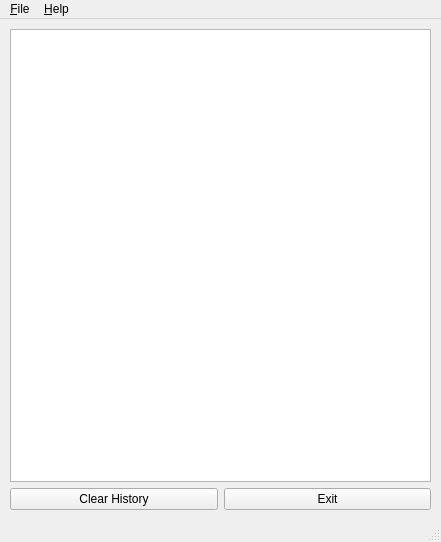
<?xml version="1.0" encoding="UTF-8"?>
<ui version="4.0">
 <class>rxSectUDP</class>
 <widget class="QMainWindow" name="rxSectUDP">
  <property name="geometry">
   <rect>
    <x>0</x>
    <y>0</y>
    <width>441</width>
    <height>542</height>
   </rect>
  </property>
  <property name="windowTitle">
   <string>UDP Reception</string>
  </property>
  <widget class="QWidget" name="centralwidget">
   <widget class="QWidget" name="layoutWidget">
    <property name="geometry">
     <rect>
      <x>10</x>
      <y>10</y>
      <width>421</width>
      <height>481</height>
     </rect>
    </property>
    <layout class="QGridLayout" name="gridLayout">
     <item row="0" column="0">
      <widget class="QTextBrowser" name="statusLabel"/>
     </item>
     <item row="1" column="0">
      <layout class="QHBoxLayout" name="horizontalLayout">
       <item>
        <widget class="QPushButton" name="dispClear">
         <property name="text">
          <string>Clear History</string>
         </property>
        </widget>
       </item>
       <item>
        <widget class="QPushButton" name="closeBtn">
         <property name="text">
          <string>Exit</string>
         </property>
        </widget>
       </item>
      </layout>
     </item>
    </layout>
   </widget>
  </widget>
  <widget class="QMenuBar" name="menubar">
   <property name="geometry">
    <rect>
     <x>0</x>
     <y>0</y>
     <width>441</width>
     <height>26</height>
    </rect>
   </property>
   <widget class="QMenu" name="menuFile">
    <property name="title">
     <string>&amp;File</string>
    </property>
    <addaction name="actionExit"/>
   </widget>
   <widget class="QMenu" name="menuHelp">
    <property name="title">
     <string>&amp;Help</string>
    </property>
    <addaction name="actionAbout"/>
   </widget>
   <addaction name="menuFile"/>
   <addaction name="menuHelp"/>
  </widget>
  <widget class="QStatusBar" name="statusbar"/>
  <action name="actionAbout">
   <property name="text">
    <string>&amp;About</string>
   </property>
  </action>
  <action name="actionExit">
   <property name="text">
    <string>E&amp;xit</string>
   </property>
  </action>
 </widget>
 <resources/>
 <connections/>
</ui>
